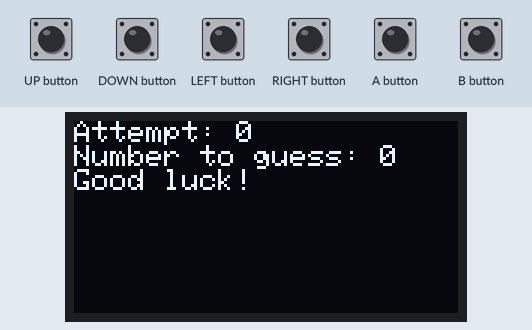
Bench run of a sketch on a simulated Arduboy, built with avr-gcc and run on an emulated ATmega32U4. Shown: 128×64 one-colour display. The test bench sets the inputs (shaded band). Random numbers use the default seed unless the sketch sets one.

Above: at 1.2 s.
1.3 s: DOWN button pressed for 0.15 s
At 2.3 s:
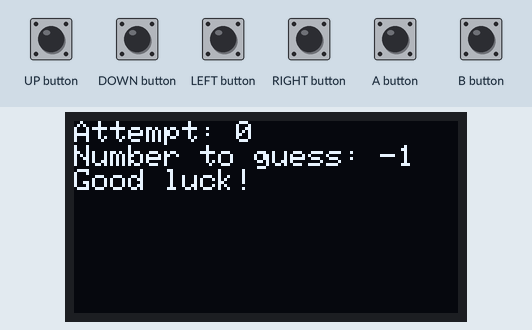
2.9 s: A button pressed for 0.15 s
At 3.4 s:
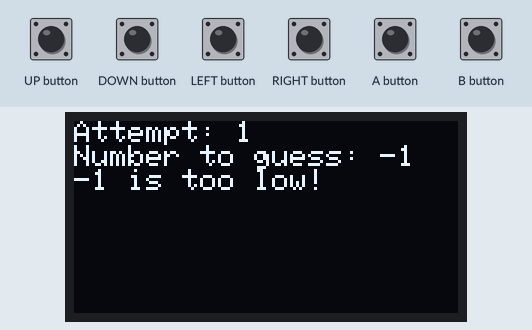
4.5 s: UP button pressed for 0.15 s
At 5.7 s:
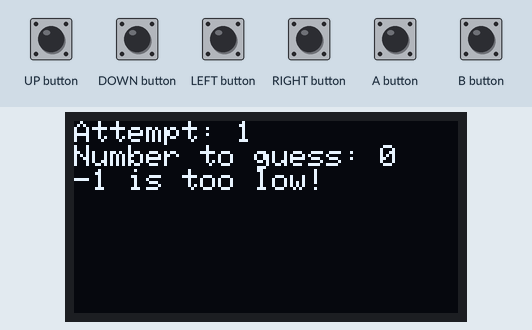
6.1 s: A button pressed for 1 s
At 7.2 s:
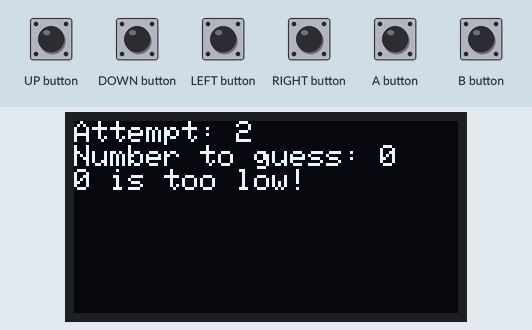
8.6 s: LEFT button pressed for 0.15 s
At 9.1 s:
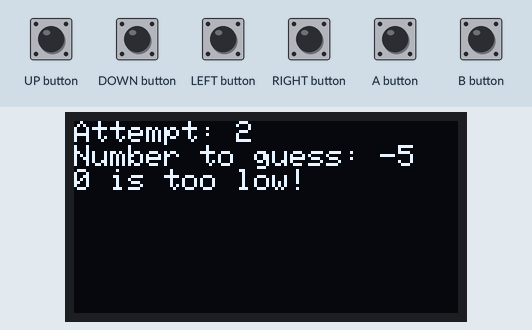
10.2 s: UP button pressed for 1 s
At 11.6 s:
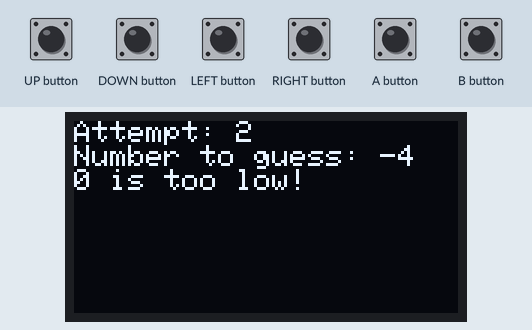
Timing chart, 0 to 13.2 s (numbered marks = the images above; inputs shaded):
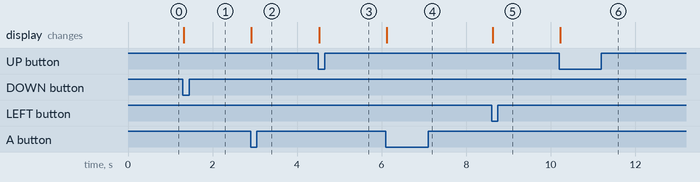

Measured:
- after the input at 1.3 s, the display: changes at once (image 1)
- after the input at 2.9 s, the display: changes at once (image 2)
- after the input at 4.5 s, the display: changes at once (image 3)
- after the input at 6.1 s, the display: changes at once (image 4)
- after the input at 8.6 s, the display: changes at once (image 5)
- after the input at 10.2 s, the display: changes at once (image 6)

The sketch:

guess_a_number.ino
```cpp
#include <Arduboy2.h>
Arduboy2 arduboy;
int playerwin;
int attempts;
int guessednumber;
int randomnumber;
int lastguess;


void setup() {
  arduboy.begin();
  arduboy.clear();
  arduboy.initRandomSeed();
  playerwin = 0;
  attempts = 0;
  guessednumber = 0;
  randomnumber = random(1, 101);

}

void loop() {
  arduboy.clear();
  arduboy.pollButtons();
  if (playerwin == 0) {
    //Ask the player for a number and play the game
    if (attempts == 7) {
      //Game Over screen
      game_over();
    } else {
      //Player has more attempts
      if (arduboy.justPressed(UP_BUTTON)) {
        guessednumber = guessednumber + 1;
      }
      if (arduboy.justPressed(DOWN_BUTTON)) {
        guessednumber = guessednumber - 1;
      }
      if (arduboy.justPressed(LEFT_BUTTON)) {
        guessednumber = guessednumber - 5;
      }
      if (arduboy.justPressed(RIGHT_BUTTON)) {
        guessednumber = guessednumber + 5;
      }
      if (arduboy.justPressed(A_BUTTON)) {
        if (guessednumber == randomnumber) {
          playerwin = 1;
        } else {
          attempts = attempts + 1;
          lastguess = guessednumber;
        }
      }
      arduboy.setCursor(0, 0);
      arduboy.print("Attempt: ");
      arduboy.print(attempts);
      arduboy.print("\n");
      arduboy.print("Number to guess: ");
      arduboy.print(guessednumber);
      arduboy.print("\n");
      if (attempts == 0) {
        arduboy.print("Good luck!");
      } else {
        arduboy.print(lastguess);
        if (lastguess > randomnumber) {
          arduboy.print(" is too high!");
        }
        if( lastguess < randomnumber ) {
          arduboy.print(" is too low!");
        }
      }
    }
  } else {
    //Tell the player that they won!
    win();
  }
  arduboy.display();
}

void win() {
  arduboy.setCursor(0, 0);
  arduboy.print("You won!");
  arduboy.print("\n");
  arduboy.print("Correct Number: ");
  arduboy.print(randomnumber);

  start_again();
}

void game_over() {
  arduboy.setCursor(0, 0);
  arduboy.print("You lost!");
  arduboy.print("\n");
  arduboy.print("Correct Number: ");
  arduboy.print(randomnumber);
  start_again();
}

void start_again() {
  if (arduboy.justPressed(A_BUTTON)) {
    randomnumber = random(1, 101);
    attempts = 0;
    playerwin = 0;
  }
}
```
